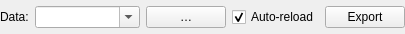
<?xml version="1.0" encoding="UTF-8"?>
<ui version="4.0">
 <class>DataWidget</class>
 <widget class="QWidget" name="DataWidget">
  <property name="geometry">
   <rect>
    <x>0</x>
    <y>0</y>
    <width>405</width>
    <height>34</height>
   </rect>
  </property>
  <property name="sizePolicy">
   <sizepolicy hsizetype="Preferred" vsizetype="Fixed">
    <horstretch>0</horstretch>
    <verstretch>0</verstretch>
   </sizepolicy>
  </property>
  <property name="windowTitle">
   <string>Form</string>
  </property>
  <layout class="QHBoxLayout" name="horizontalLayout">
   <property name="spacing">
    <number>-1</number>
   </property>
   <property name="sizeConstraint">
    <enum>QLayout::SetMinimumSize</enum>
   </property>
   <property name="leftMargin">
    <number>0</number>
   </property>
   <property name="topMargin">
    <number>0</number>
   </property>
   <property name="rightMargin">
    <number>0</number>
   </property>
   <property name="bottomMargin">
    <number>0</number>
   </property>
   <item>
    <widget class="QLabel" name="label">
     <property name="sizePolicy">
      <sizepolicy hsizetype="Minimum" vsizetype="Fixed">
       <horstretch>0</horstretch>
       <verstretch>0</verstretch>
      </sizepolicy>
     </property>
     <property name="text">
      <string>Data:</string>
     </property>
    </widget>
   </item>
   <item>
    <widget class="QComboBox" name="comboBox">
     <property name="sizePolicy">
      <sizepolicy hsizetype="Preferred" vsizetype="Fixed">
       <horstretch>1</horstretch>
       <verstretch>0</verstretch>
      </sizepolicy>
     </property>
     <property name="editable">
      <bool>true</bool>
     </property>
    </widget>
   </item>
   <item>
    <widget class="QPushButton" name="dialogButton">
     <property name="text">
      <string>…</string>
     </property>
    </widget>
   </item>
   <item>
    <widget class="QCheckBox" name="checkBox">
     <property name="text">
      <string>Auto-reload</string>
     </property>
     <property name="checked">
      <bool>true</bool>
     </property>
     <property name="tristate">
      <bool>false</bool>
     </property>
    </widget>
   </item>
   <item>
    <widget class="QPushButton" name="exportButton">
     <property name="text">
      <string>Export</string>
     </property>
    </widget>
   </item>
  </layout>
 </widget>
 <resources/>
 <connections/>
</ui>
